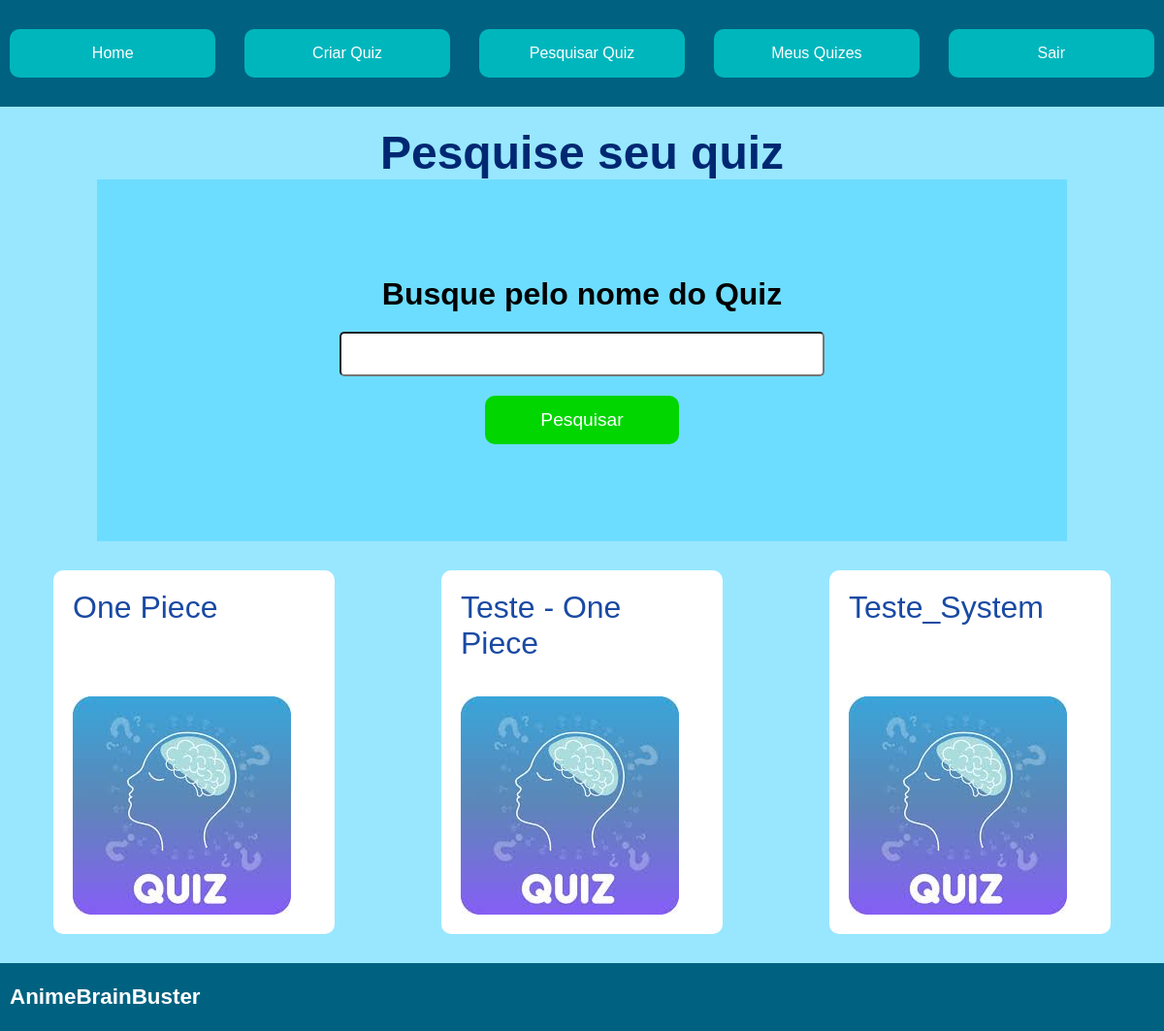
/pesquisarquiz (signed in), run on an earlier commit of the app's database.
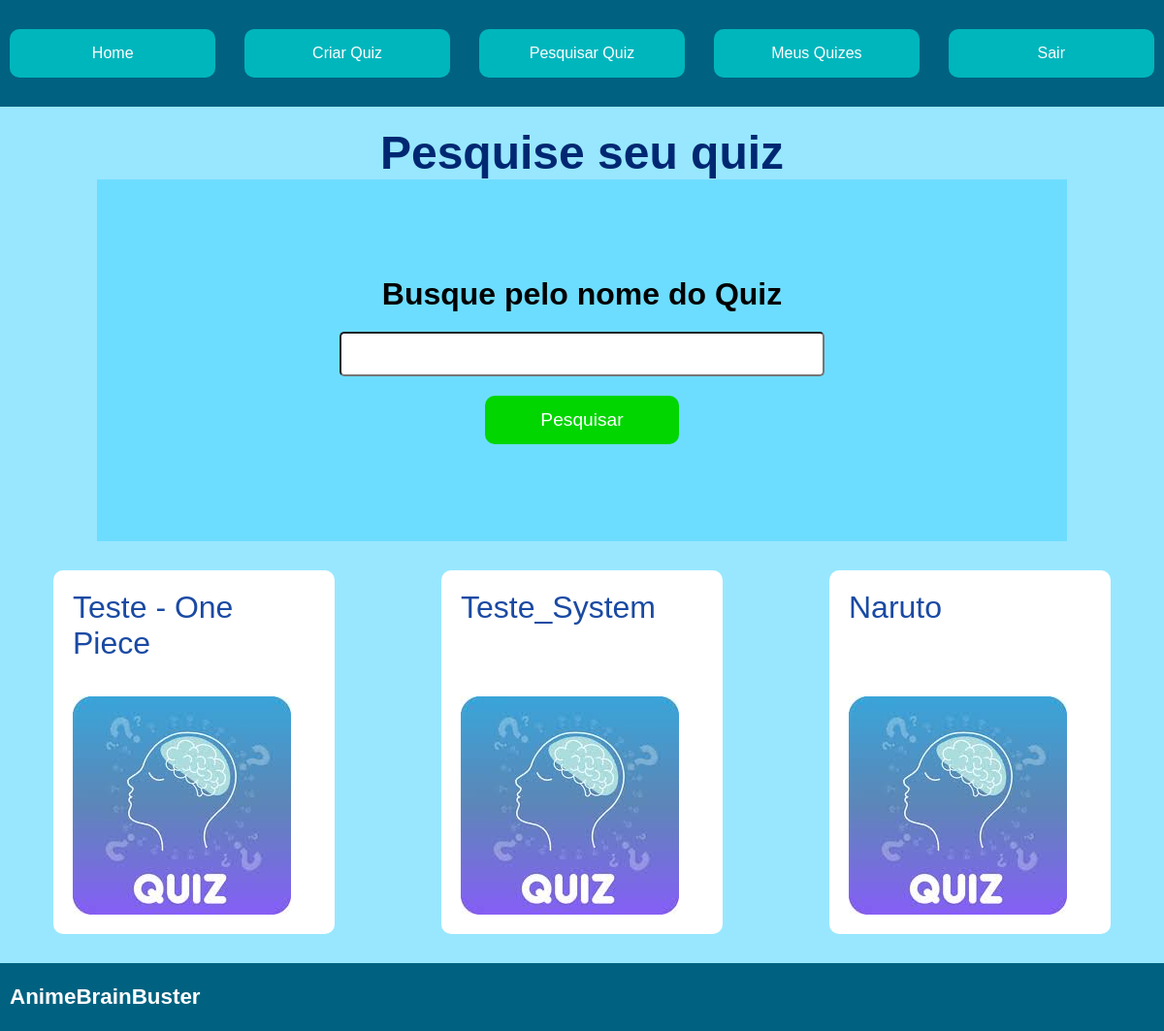
And on a later commit of the database.
### animes/models.py (models this page shows, shortened)
class Quiz(models.Model):
    nome = models.CharField(max_length=100)
    usuario = models.ForeignKey(User, on_delete=models.CASCADE, related_name="quizes_criados")

### animes/views.py (the view, shortened to what this page needs)
# urls.py: path('pesquisarquiz', PesquisarQuiz.as_view(), name="pesquisarquiz"),
class PesquisarQuiz(LoginRequiredMixin, ListView):
    template_name = 'pesquisar-quiz.html'
    model = Quiz

### animes/templates/pesquisar-quiz.html (shortened to what this page needs)
{% extends 'base.html' %}
{% load static %}
{% block content %}
<div class="content">
    <h1 class="title-home"> Pesquise seu quiz </h1>
    <form method='post' class="form-search">
        <label for='IDnome_pesquisa_quiz' class="label-search">Busque pelo nome do Quiz</label>
        <input name="nome_pesquisa_quiz" id='IDnome_pesquisa_quiz' class="input-cadastro">
        <button type='submit' class="button-cadastro">Pesquisar </button>
    </form>
    <div class="quiz-list-search">
        {% if object_list %}
        {% for quiz in object_list %}
        <a href="{% url 'animes:quizIndividual' pk=quiz.pk %}" class="link-search">
            <div class="content-search">
                <span class="name-card-search">{{ quiz.nome }}</span>
                <img src="{% static 'images/quiz.jpg' %}">
            </div>
        </a>
        {% endfor %}
        {% else %}
        <div class="content-search-no-result">
            <h1>Ops, não encontramos nenhum quiz com esse nome, pesquise por outra coisa ou <a class="link-no-result" href="{% url 'animes:criarquiz' %}">crie agora mesmo um quiz!</a></h1>
        </div>
        {% endif %}
    </div>
</div>
{% endblock %}

### templates/base.html (shortened to what this page needs)
{% load static %}
<html lang="pt-br">
<head>
    <link rel="stylesheet" type="text/css" href="{% static 'css/style.css' %}">
</head>
<body>
    {% include 'navbar.html' %}
    {% block content %}
    {% endblock %}
    {% include 'footer.html' %}
</body>
</html>

### templates/navbar.html
<div class="navbar">
    <a href="{% url 'animes:home' %}" class="opcoes">Home</a>
    <a href="{% url 'animes:criarquiz' %}" class="opcoes">Criar Quiz</a>
    <a href="{% url 'animes:pesquisarquiz' %}" class="opcoes">Pesquisar Quiz</a>
    <a href="{% url 'animes:meusquizes' %}" class="opcoes">Meus Quizes</a>
    {% if user.is_authenticated %}
    <a href="{% url 'animes:logout' %}" class="opcoes">Sair</a>
    {% else %}
    <a href="{% url 'animes:login' %}" class="opcoes">Login</a>
    {% endif %}
</div>

### templates/footer.html (shortened to what this page needs)
<div class='navbar footer'>
    <h1>AnimeBrainBuster</h1>

### static/css/style.css (style rules this page uses)
* { padding: 0; margin: 0; font-family: Arial, Helvetica, sans-serif; }
.navbar { background-color: rgb(0, 98, 128); height: 110px; padding-left: 10px; padding-right: 10px; display: flex; justify-content: space-between; align-items: center; }
.opcoes { color: white; background: rgb(0, 182, 189); width: 18%; height: 50px; text-decoration: none; cursor: pointer; justify-content: center; border-radius: 10px; align-items: center; display: flex; }
.footer { color: white; font-size: 0.7em; height: 70px; }
.content { background-color:rgb(152, 231, 255); min-height: 868px; }
.title-home { text-align: center; padding-top: 20px; color: rgb(0, 40, 114); font-size: 3em; font-weight: bold; }
.input-cadastro { width: 500px; padding: 10px; border-radius: 5px; margin-left: 30px; margin-right: 30px; font-size: 1.2em; }
.button-cadastro { width: 200px; height: 50px; border-radius: 10px; background-color: rgb(1, 214, 1); color: white; cursor: pointer; border: none; margin-top: 20px; font-size: 1.2em; }
.form-search { background-color: rgba(78, 214, 255, 0.568); margin-left: 100px; margin-right: 100px; padding-top: 100px; padding-bottom: 100px; text-align: center; display: flex; flex-direction: column; align-items: center; }
.label-search { font-size: 2em; margin-bottom: 20px; font-weight: 600; }
.quiz-list-search { display: flex; justify-content: space-around; flex-wrap: wrap; }
.content-search { background-color: white; width: 250px; padding: 20px; margin: 30px 50px; color: rgb(12, 62, 85); font-size: 2em; border-radius: 10px; }
.link-search { text-decoration: none; }
.name-card-search { display: flex; height: 100px; margin-bottom: 10px; color: rgb(26, 74, 163) }

What changed in the data, as far as the page shows it:
removed Quiz: nome "One Piece"
added Quiz: nome "Naruto"
